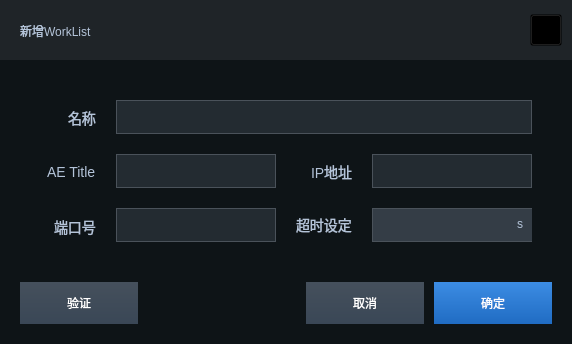
<?xml version="1.0" encoding="UTF-8"?>
<ui version="4.0">
 <class>QWorkListAddDialog</class>
 <widget class="QDialog" name="QWorkListAddDialog">
  <property name="geometry">
   <rect>
    <x>0</x>
    <y>0</y>
    <width>572</width>
    <height>344</height>
   </rect>
  </property>
  <property name="windowTitle">
   <string>Dialog</string>
  </property>
  <property name="styleSheet">
   <string notr="true">QWidget
{
font: 14px &quot;Microsoft YaHei&quot;;
color: #B4C4D9;
background-color: rgba(14,20,23,1);


}
border:1px solid rgba(30,35,39,1);

QLabel{

	background: rgba(0,0,0,0);
}

</string>
  </property>
  <property name="modal">
   <bool>true</bool>
  </property>
  <widget class="QLabel" name="label">
   <property name="geometry">
    <rect>
     <x>0</x>
     <y>0</y>
     <width>572</width>
     <height>60</height>
    </rect>
   </property>
   <property name="styleSheet">
    <string notr="true">background-color: rgba(31,36,40,1);</string>
   </property>
   <property name="text">
    <string/>
   </property>
  </widget>
  <widget class="QLabel" name="dialogTitle">
   <property name="geometry">
    <rect>
     <x>20</x>
     <y>20</y>
     <width>221</width>
     <height>21</height>
    </rect>
   </property>
   <property name="styleSheet">
    <string notr="true">background-color: rgba(255, 255, 255, 0);</string>
   </property>
   <property name="text">
    <string>新增WorkList</string>
   </property>
  </widget>
  <widget class="QToolButton" name="closeBtn">
   <property name="geometry">
    <rect>
     <x>530</x>
     <y>14</y>
     <width>32</width>
     <height>32</height>
    </rect>
   </property>
   <property name="styleSheet">
    <string notr="true">background-image: url(:/SysConfig/ImageSource/SysConfig/CloseButton.png);
background-color: rgba(0,0,0,0);</string>
   </property>
   <property name="text">
    <string/>
   </property>
  </widget>
  <widget class="QPushButton" name="connectTest">
   <property name="geometry">
    <rect>
     <x>20</x>
     <y>282</y>
     <width>118</width>
     <height>42</height>
    </rect>
   </property>
   <property name="styleSheet">
    <string notr="true">QPushButton
{
font: 16px &quot;Microsoft YaHei&quot;;
color:#FFFFFF;
background-color:qlineargradient(x1: 0, y1: 0, x2: 0, y2: 1,stop: 0 #45505C,stop: 1.0 #3A4756);
border:none;
}

QPushButton:hover
{
background-color:qlineargradient(x1: 0, y1: 0, x2: 0, y2: 1,stop: 0 rgba(69, 80, 92, 0.9),stop: 1.0 rgba(58, 71, 86, 0.9));
}

QPushButton:pressed
{
background-color:#131516;
}

QPushButton:disabled
{
background-color:qlineargradient(x1: 0, y1: 0, x2: 0, y2: 1,stop: 0 rgba(69, 80, 92, 0.5),stop: 1.0 rgba(58, 71, 86, 0.5));
color: rgb(117, 117, 117);
}</string>
   </property>
   <property name="text">
    <string>验证</string>
   </property>
  </widget>
  <widget class="QPushButton" name="backBtn_3">
   <property name="geometry">
    <rect>
     <x>306</x>
     <y>282</y>
     <width>118</width>
     <height>42</height>
    </rect>
   </property>
   <property name="styleSheet">
    <string notr="true">QPushButton
{
font: 16px &quot;Microsoft YaHei&quot;;
color:#FFFFFF;
background-color:qlineargradient(x1: 0, y1: 0, x2: 0, y2: 1,stop: 0 #45505C,stop: 1.0 #3A4756);
border:none;
}

QPushButton:hover
{
background-color:qlineargradient(x1: 0, y1: 0, x2: 0, y2: 1,stop: 0 rgba(69, 80, 92, 0.9),stop: 1.0 rgba(58, 71, 86, 0.9));
}

QPushButton:pressed
{
background-color:#131516;
}

QPushButton:disabled
{
background-color:qlineargradient(x1: 0, y1: 0, x2: 0, y2: 1,stop: 0 rgba(69, 80, 92, 0.5),stop: 1.0 rgba(58, 71, 86, 0.5));
color: rgb(117, 117, 117);
}</string>
   </property>
   <property name="text">
    <string>取消</string>
   </property>
  </widget>
  <widget class="QPushButton" name="saveBtn_3">
   <property name="geometry">
    <rect>
     <x>434</x>
     <y>282</y>
     <width>118</width>
     <height>42</height>
    </rect>
   </property>
   <property name="styleSheet">
    <string notr="true">QPushButton
{
font: 16px &quot;Microsoft YaHei&quot;;
color:#FFFFFF;
background-color:qlineargradient(x1: 0, y1: 0, x2: 0, y2: 1,stop: 0 rgba(60,140,227,1),stop: 1.0 rgba(32,108,195,1));
border:none;
}

QPushButton:hover
{
background-color:qlineargradient(x1: 0, y1: 0, x2: 0, y2: 1,stop: 0 rgba(69, 80, 92, 0.9),stop: 1.0 rgba(58, 71, 86, 0.9));
}

QPushButton:pressed
{
background-color:#131516;
}

QPushButton:disabled
{
background-color:qlineargradient(x1: 0, y1: 0, x2: 0, y2: 1,stop: 0 rgba(69, 80, 92, 0.5),stop: 1.0 rgba(58, 71, 86, 0.5));
color: rgb(117, 117, 117);
}</string>
   </property>
   <property name="text">
    <string>确定</string>
   </property>
  </widget>
  <widget class="QWidget" name="widget_2" native="true">
   <property name="geometry">
    <rect>
     <x>372</x>
     <y>208</y>
     <width>160</width>
     <height>34</height>
    </rect>
   </property>
   <property name="styleSheet">
    <string notr="true">QWidget{

	background-color: rgba(118,133,154,0.2);
}
QLabel{
	background-color: rgba(0,0,0,0);

}</string>
   </property>
   <widget class="QLineEdit" name="Scan_leftRightAdjust">
    <property name="geometry">
     <rect>
      <x>0</x>
      <y>0</y>
      <width>217</width>
      <height>34</height>
     </rect>
    </property>
    <property name="styleSheet">
     <string notr="true">QLineEdit{

	background:rgba(118,133,154,0.2);
	border:1px solid rgba(74,82,90,1);

}</string>
    </property>
   </widget>
   <widget class="QLabel" name="label_3">
    <property name="geometry">
     <rect>
      <x>145</x>
      <y>8</y>
      <width>12</width>
      <height>16</height>
     </rect>
    </property>
    <property name="text">
     <string>s</string>
    </property>
   </widget>
  </widget>
  <widget class="QLabel" name="label_99">
   <property name="geometry">
    <rect>
     <x>68</x>
     <y>110</y>
     <width>41</width>
     <height>16</height>
    </rect>
   </property>
   <property name="styleSheet">
    <string notr="true">QLabel{

	font:14px;
}</string>
   </property>
   <property name="text">
    <string>名称</string>
   </property>
  </widget>
  <widget class="QLineEdit" name="Scan_kVp">
   <property name="geometry">
    <rect>
     <x>116</x>
     <y>100</y>
     <width>416</width>
     <height>34</height>
    </rect>
   </property>
   <property name="styleSheet">
    <string notr="true">QLineEdit{

	background:rgba(118,133,154,0.2);
	border:1px solid rgba(74,82,90,1);

}</string>
   </property>
  </widget>
  <widget class="QLabel" name="label_100">
   <property name="geometry">
    <rect>
     <x>47</x>
     <y>164</y>
     <width>61</width>
     <height>16</height>
    </rect>
   </property>
   <property name="styleSheet">
    <string notr="true">QLabel{

	font:14px;
}</string>
   </property>
   <property name="text">
    <string>AE Title</string>
   </property>
  </widget>
  <widget class="QLabel" name="label_101">
   <property name="geometry">
    <rect>
     <x>54</x>
     <y>218</y>
     <width>51</width>
     <height>18</height>
    </rect>
   </property>
   <property name="styleSheet">
    <string notr="true">QLabel{

	font:14px;
}</string>
   </property>
   <property name="text">
    <string>端口号</string>
   </property>
  </widget>
  <widget class="QLabel" name="label_102">
   <property name="geometry">
    <rect>
     <x>311</x>
     <y>164</y>
     <width>51</width>
     <height>16</height>
    </rect>
   </property>
   <property name="styleSheet">
    <string notr="true">QLabel{

	font:14px;
}</string>
   </property>
   <property name="text">
    <string>IP地址</string>
   </property>
  </widget>
  <widget class="QLabel" name="label_103">
   <property name="geometry">
    <rect>
     <x>296</x>
     <y>216</y>
     <width>61</width>
     <height>18</height>
    </rect>
   </property>
   <property name="styleSheet">
    <string notr="true">QLabel{

	font:14px;
}</string>
   </property>
   <property name="text">
    <string>超时设定</string>
   </property>
  </widget>
  <widget class="QLineEdit" name="Scan_kVp_2">
   <property name="geometry">
    <rect>
     <x>372</x>
     <y>154</y>
     <width>160</width>
     <height>34</height>
    </rect>
   </property>
   <property name="styleSheet">
    <string notr="true">QLineEdit{

	background:rgba(118,133,154,0.2);
	border:1px solid rgba(74,82,90,1);

}</string>
   </property>
  </widget>
  <widget class="QLineEdit" name="Scan_kVp_3">
   <property name="geometry">
    <rect>
     <x>116</x>
     <y>208</y>
     <width>160</width>
     <height>34</height>
    </rect>
   </property>
   <property name="styleSheet">
    <string notr="true">QLineEdit{

	background:rgba(118,133,154,0.2);
	border:1px solid rgba(74,82,90,1);

}</string>
   </property>
  </widget>
  <widget class="QLineEdit" name="Scan_kVp_4">
   <property name="geometry">
    <rect>
     <x>116</x>
     <y>154</y>
     <width>160</width>
     <height>34</height>
    </rect>
   </property>
   <property name="styleSheet">
    <string notr="true">QLineEdit{

	background:rgba(118,133,154,0.2);
	border:1px solid rgba(74,82,90,1);

}</string>
   </property>
  </widget>
 </widget>
 <resources/>
 <connections/>
</ui>
